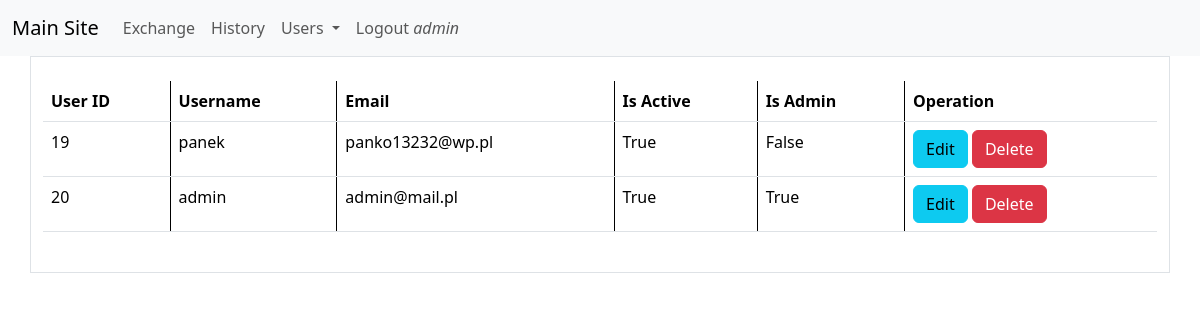
Page /user_list (signed in) on the committed database.
### tables this page shows
CREATE TABLE users(id integer primary key autoincrement,
name varchar(100) not null unique,
email varchar(100) not null unique,
password text,
is_active boolean not null default 0,
is_admin boolean not null default 0);

### blueprints/user_list/user_list.py (the view)
@user_list_blueprint.route('/user_list')
def user_list():
    actual_user = UserLog(session.get('user'))
    actual_user.get_user_info()
    db = get_db()
    sql_command = """SELECT id, name, email, is_active, is_admin from users;"""
    cur = db.execute(sql_command)
    users = cur.fetchall()
    return render_template('user_list.html', users=users, active_menu='users', actual_user=actual_user)

### database_connect.py (called while the page is built)
def get_db():
    if not hasattr(g, 'sqlite_db'):
        conn = sqlite3.connect(app_info['db_file'])
        conn.row_factory = sqlite3.Row
        g.sqlite_db = conn
    return g.sqlite_db

### user_pass.py (called while the page is built)
    def get_user_info(self):
        db = get_db()
        sql_statement = 'select id, name, password, is_active, email, is_admin from users where name=?'
        cur = db.execute(sql_statement, [self.username])
        db_user = cur.fetchone()
        if db_user is None:
            self.is_active = False
            self.is_admin = False
            self.email = ''
        elif db_user['is_active'] != 1:
            self.is_active = False
            self.is_admin = False
            self.email = db_user['email']
        else:
            self.is_active = True
            self.is_admin = db_user['is_admin']
            self.email = db_user['email']

### blueprints/user_list/templates/user_list.html (shortened to what this page needs)
{% extends "base.html" %}
{% block content %}
<table class="table">
  <colgroup>
    <col style="border-right: 1px solid #000;">
    <col style="border-right: 1px solid #000;">
    <col style="border-right: 1px solid #000;">
    <col style="border-right: 1px solid #000;">
    <col style="border-right: 1px solid #000;">
    <col>
  </colgroup>
  <thead>
    <tr>
      <th scope="col">User ID</th>
      <th scope="col">Username</th>
      <th scope="col">Email</th>
      <th scope="col">Is Active</th>
      <th scope="col">Is Admin</th>
      <th scope="col">Operation</th>
    </tr>
  </thead>
  <tbody>
    {% for user in users %}
    <tr>
      <td>{{ user.id }}</td>
      <td>{{ user.name }}</td>
      <td>{{ user.email }}</td>
      <td> {% if user.is_active == 1 %}
            True
        {% else %}
            False
        {% endif %}
      </td>
      <td> {% if user.is_admin == 1 %}
                True
            {% else %}
                False
            {% endif %}
      </td>
      <td>
        <a href="{{ url_for('edit_user.edit_user', user_id=user.id) }}" role="button" class="btn btn-info">Edit</a>
        <a href="{{ url_for('delete_user.delete_user', user_id=user.id) }}" role="button" class="btn btn-danger">Delete</a>
      </td>
    </tr>
    {% endfor %}
  </tbody>
</table>
{% endblock %}

### templates/menu.html (shortened to what this page needs)
<nav class="navbar navbar-expand-lg bg-body-tertiary">
  <div class="container-fluid">
    <a class="navbar-brand" href="{{ url_for('index.index') }}">Main Site</a>
    <div class="collapse navbar-collapse" id="navbarSupportedContent">
      <ul class="navbar-nav me-auto mb-2 mb-lg-0">
        {% if actual_user.is_active %}
        <li class="nav-item">
          <a class="nav-link {{ 'active' if active_menu == 'exchange' }}" aria-current="page" href="{{ url_for('exchange.exchange') }}">Exchange</a>
        </li>
        {% endif %}
        {% if actual_user.is_active %}
        <li class="nav-item">
          <a class="nav-link {{ 'active' if active_menu == 'history' }}" aria-current="page" href="{{ url_for('history.history') }}">History</a>
        </li>
        {% endif %}
        {% if actual_user.is_admin %}
        <li class="nav-item dropdown">
          <a class="nav-link dropdown-toggle" href="#" role="button" data-bs-toggle="dropdown" aria-expanded="false">
            Users
          </a>
        </li>
        {% endif %}
        {% if 'user' in session %}
        <li class="nav-item">
          <a href="{{ url_for('logout.logout') }}" class="nav-link " aria-disabled="true">Logout <em>{{session['user']}}</em></a>
        </li>
        {% endif %}
      </ul>
    </div>
  </div>
</nav>

### rows in the picture
users: user "admin", id "20", name "admin", email "admin@mail.pl", is_active "True", is_admin "True"
users: id "19", name "panek", email "panko13232@wp.pl", is_active "True", is_admin "False"
